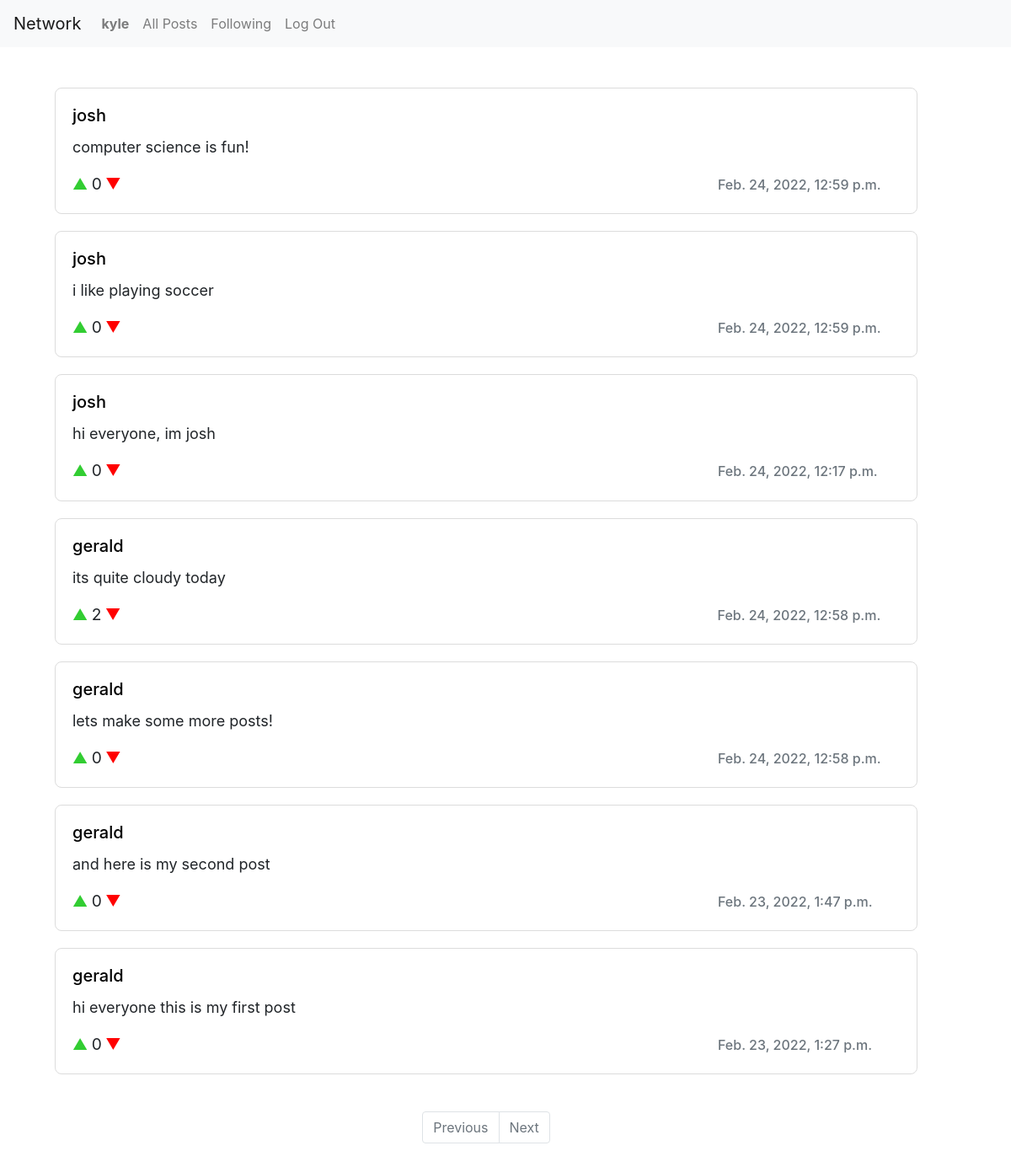
The page /following (signed in) on the database its author committed.
### network/models.py (models this page shows)
class User(AbstractUser):
    pass

class Posts(models.Model):
	user = models.ForeignKey(User, on_delete=models.CASCADE)
	dateandtime = models.DateTimeField()
	text = models.TextField(max_length=560)
	likes = models.PositiveIntegerField(default=0)

### network/views.py (the view)
# urls.py: path("following", views.following, name="following"),
@login_required
def following(request):
    current_user = request.user
    following_array = Following.objects.filter(user_id = current_user)
    next_page = 2
    posts_list = list()
    posts = list()
    for instance in following_array:
        id = instance.following_id
        posts_list.append(Posts.objects.filter(user_id = id).order_by('-dateandtime'))
    posts = [post for sublist in posts_list for post in sublist]
    if len(posts) < 10:
        last_page = True
    else:
        last_page = False
    p = Paginator(posts, 10)
    posts = p.page(1)
    context = {
        "posts": posts,
        "current_user": current_user,
        "first_page": True,
        "next_page": next_page,
        "last_page": last_page,
    }
    return render(request, "network/following.html", context)

### network/templates/network/following.html (shortened to what this page needs)
{% extends "network/layout.html" %}
{% block body %}
<br><br>
{% for post in posts %}
<div class="card" style="width: 64rem; margin: 0 0 20px 20px; border-radius: 8px; border-color: gainsboro;">
    <div class="card-body">
      <a href="/profile/{{post.user.id}}" id="usernamelink" style="text-decoration: none; color: black;">
          <h5 class="card-title">{{post.user.username}}</h5>
        </a>
        <p class="card-text" style="font-size:large;">{{post.text}}</p>
        <div style="display:inline-block;"><a href="#!" onclick="like('{{ post.id }}')" id="like_button" class="card-link" style="font-size:large; color: limegreen;">▲</a></div>
        <div style="display:inline-block;"><p id="like_count{{post.id}}" class="card-text" style="font-size: larger;">{{post.likes}}</p></div>
        <div style="display:inline-block;"><a href="#!" onclick="unlike('{{ post.id }}')" id="dislike_button" class="card-link" style="font-size:large; color: red;">▼</a></div>
        <div style="display:inline-block; margin-left:44rem;"><h6 class="card-subtitle mb-1 text-muted">{{post.dateandtime}}</h6></div>
    </div>
  </div>
{% endfor %}
<br>
<div style="width: 64rem; margin: 0 0 20px 20px;">
  <div style="display: flex; justify-content: center;">
    <nav aria-label="Page navigation example">
      <ul class="pagination">
        {% if first_page %}
        <li class="page-item disabled"><a class="page-link" href="{{previous_page}}">Previous</a></li>
        {% else %}
        <li class="page-item "><a class="page-link" href="{{previous_page}}">Previous</a></li>
        {% endif %}
        {% if last_page %}
        <li class="page-item disabled"><a class="page-link" href="following/page/{{next_page}}">Next</a></li>
        {% else %}
        <li class="page-item"><a class="page-link" href="following/page/{{next_page}}">Next</a></li>
        {% endif %}
      </ul>
    </nav>
  </div>
</div>
<br><br><br>
{% endblock %}

### network/templates/network/layout.html (shortened to what this page needs)
{% load static %}
<!DOCTYPE html>
<html lang="en">
    <head>
        <link rel="stylesheet" href="https://stackpath.bootstrapcdn.com/bootstrap/4.4.1/css/bootstrap.min.css">
        <link href="{% static 'network/styles.css' %}" rel="stylesheet">
    </head>
    <body>
        <nav class="navbar navbar-expand-lg navbar-light bg-light">
            <a class="navbar-brand" href="{% url 'index' %}">Network</a>
            <div>
              <ul class="navbar-nav mr-auto">
                {% if user.is_authenticated %}
                    <li class="nav-item">
                        <a class="nav-link" href="/profile/{{current_user.id}}"><strong>{{ current_user.username }}</strong></a>
                    </li>
                {% endif %}
                <li class="nav-item">
                  <a class="nav-link" href="{% url 'index' %}">All Posts</a>
                </li>
                {% if user.is_authenticated %}
                    <li class="nav-item">
                        <a class="nav-link" href="{% url 'following' %}">Following</a>
                    </li>
                    <li class="nav-item">
                        <a class="nav-link" href="{% url 'logout' %}">Log Out</a>
                    </li>
                {% endif %}
              </ul>
            </div>
          </nav>
        <div class="body">
            <div class="container" style="margin: auto;">
            {% block body %}
            {% endblock %}
            </div>
        </div>

### rows shown on the page
User: username "kyle"
Posts: user.username "josh", text "computer science is fun!", likes "0", dateandtime "Feb. 24, 2022, 12:59 p.m."
Posts: user.username "josh", text "i like playing soccer", likes "0", dateandtime "Feb. 24, 2022, 12:59 p.m."
Posts: user.username "josh", text "hi everyone, im josh", likes "0", dateandtime "Feb. 24, 2022, 12:17 p.m."
Posts: user.username "gerald", text "its quite cloudy today", likes "2", dateandtime "Feb. 24, 2022, 12:58 p.m."
Posts: user.username "gerald", text "lets make some more posts!", likes "0", dateandtime "Feb. 24, 2022, 12:58 p.m."
Posts: user.username "gerald", text "and here is my second post", likes "0", dateandtime "Feb. 23, 2022, 1:47 p.m."
Posts: user.username "gerald", text "hi everyone this is my first post", likes "0", dateandtime "Feb. 23, 2022, 1:27 p.m."
